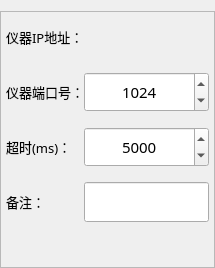
               <widget class="QWidget" name="page">
                <layout class="QVBoxLayout" name="verticalLayout_4">
                 <property name="spacing">
                  <number>0</number>
                 </property>
                 <property name="leftMargin">
                  <number>0</number>
                 </property>
                 <property name="topMargin">
                  <number>11</number>
                 </property>
                 <property name="rightMargin">
                  <number>0</number>
                 </property>
                 <property name="bottomMargin">
                  <number>0</number>
                 </property>
                 <item>
                  <widget class="QFrame" name="frame_4">
                   <property name="sizePolicy">
                    <sizepolicy hsizetype="Preferred" vsizetype="Preferred">
                     <horstretch>0</horstretch>
                     <verstretch>0</verstretch>
                    </sizepolicy>
                   </property>
                   <property name="minimumSize">
                    <size>
                     <width>0</width>
                     <height>0</height>
                    </size>
                   </property>
                   <property name="maximumSize">
                    <size>
                     <width>16777215</width>
                     <height>16777215</height>
                    </size>
                   </property>
                   <property name="frameShape">
                    <enum>QFrame::StyledPanel</enum>
                   </property>
                   <property name="frameShadow">
                    <enum>QFrame::Raised</enum>
                   </property>
                   <layout class="QGridLayout" name="gridLayout_3" rowstretch="0,0,0,0,1">
                    <property name="leftMargin">
                     <number>5</number>
                    </property>
                    <property name="topMargin">
                     <number>5</number>
                    </property>
                    <property name="rightMargin">
                     <number>5</number>
                    </property>
                    <property name="bottomMargin">
                     <number>5</number>
                    </property>
                    <property name="horizontalSpacing">
                     <number>0</number>
                    </property>
                    <property name="verticalSpacing">
                     <number>15</number>
                    </property>
                    <item row="0" column="0">
                     <widget class="QLabel" name="label_4">
                      <property name="sizePolicy">
                       <sizepolicy hsizetype="Fixed" vsizetype="Preferred">
                        <horstretch>0</horstretch>
                        <verstretch>0</verstretch>
                       </sizepolicy>
                      </property>
                      <property name="font">
                       <font>
                        <family>微软雅黑</family>
                        <pointsize>10</pointsize>
                       </font>
                      </property>
                      <property name="styleSheet">
                       <string notr="true">color: rgb(0, 0, 0);
background-color: rgba(0, 0, 0, 0);
border:none;</string>
                      </property>
                      <property name="text">
                       <string>仪器IP地址：</string>
                      </property>
                     </widget>
                    </item>
                    <item row="2" column="0">
                     <widget class="QLabel" name="label_10">
                      <property name="font">
                       <font>
                        <family>微软雅黑</family>
                        <pointsize>10</pointsize>
                       </font>
                      </property>
                      <property name="styleSheet">
                       <string notr="true">background-color: rgba(0, 0, 0, 0);
color: rgb(0, 0, 0);
border:none;</string>
                      </property>
                      <property name="text">
                       <string>超时(ms)：</string>
                      </property>
                     </widget>
                    </item>
                    <item row="3" column="0">
                     <widget class="QLabel" name="label_11">
                      <property name="font">
                       <font>
                        <family>微软雅黑</family>
                        <pointsize>10</pointsize>
                       </font>
                      </property>
                      <property name="styleSheet">
                       <string notr="true">background-color: rgba(0, 0, 0, 0);
color: rgb(0, 0, 0);
border:none;</string>
                      </property>
                      <property name="text">
                       <string>备注：</string>
                      </property>
                     </widget>
                    </item>
                    <item row="4" column="0">
                     <spacer name="verticalSpacer_3">
                      <property name="orientation">
                       <enum>Qt::Vertical</enum>
                      </property>
                      <property name="sizeHint" stdset="0">
                       <size>
                        <width>20</width>
                        <height>40</height>
                       </size>
                      </property>
                     </spacer>
                    </item>
                    <item row="3" column="1" colspan="4">
                     <widget class="QLineEdit" name="txtIoRemark">
                      <property name="sizePolicy">
                       <sizepolicy hsizetype="Preferred" vsizetype="Preferred">
                        <horstretch>0</horstretch>
                        <verstretch>0</verstretch>
                       </sizepolicy>
                      </property>
                      <property name="minimumSize">
                       <size>
                        <width>100</width>
                        <height>40</height>
                       </size>
                      </property>
                      <property name="font">
                       <font>
                        <family>微软雅黑</family>
                        <pointsize>10</pointsize>
                       </font>
                      </property>
                     </widget>
                    </item>
                    <item row="1" column="0">
                     <widget class="QLabel" name="label_12">
                      <property name="sizePolicy">
                       <sizepolicy hsizetype="Fixed" vsizetype="Preferred">
                        <horstretch>0</horstretch>
                        <verstretch>0</verstretch>
                       </sizepolicy>
                      </property>
                      <property name="font">
                       <font>
                        <family>微软雅黑</family>
                        <pointsize>10</pointsize>
                       </font>
                      </property>
                      <property name="styleSheet">
                       <string notr="true">background-color: rgba(0, 0, 0, 0);
color: rgb(0, 0, 0);
border:none;</string>
                      </property>
                      <property name="text">
                       <string>仪器端口号：</string>
                      </property>
                     </widget>
                    </item>
                    <item row="0" column="1" colspan="4">
                     <widget class="IPAddress" name="widgetIoIP" native="true">
                      <property name="sizePolicy">
                       <sizepolicy hsizetype="Preferred" vsizetype="Fixed">
                        <horstretch>0</horstretch>
                        <verstretch>0</verstretch>
                       </sizepolicy>
                      </property>
                      <property name="minimumSize">
                       <size>
                        <width>100</width>
                        <height>40</height>
                       </size>
                      </property>
                      <property name="maximumSize">
                       <size>
                        <width>16777215</width>
                        <height>16777215</height>
                       </size>
                      </property>
                      <property name="font">
                       <font>
                        <family>微软雅黑</family>
                        <pointsize>10</pointsize>
                       </font>
                      </property>
                     </widget>
                    </item>
                    <item row="1" column="1" colspan="4">
                     <widget class="QSpinBox" name="spinIoPort">
                      <property name="sizePolicy">
                       <sizepolicy hsizetype="Preferred" vsizetype="Preferred">
                        <horstretch>0</horstretch>
                        <verstretch>0</verstretch>
                       </sizepolicy>
                      </property>
                      <property name="minimumSize">
                       <size>
                        <width>100</width>
                        <height>40</height>
                       </size>
                      </property>
                      <property name="maximumSize">
                       <size>
                        <width>16777215</width>
                        <height>16777215</height>
                       </size>
                      </property>
                      <property name="font">
                       <font>
                        <family>微软雅黑</family>
                        <pointsize>11</pointsize>
                       </font>
                      </property>
                      <property name="alignment">
                       <set>Qt::AlignCenter</set>
                      </property>
                      <property name="minimum">
                       <number>0</number>
                      </property>
                      <property name="maximum">
                       <number>65535</number>
                      </property>
                      <property name="value">
                       <number>1024</number>
                      </property>
                      <property name="displayIntegerBase">
                       <number>10</number>
                      </property>
                     </widget>
                    </item>
                    <item row="2" column="1" colspan="4">
                     <widget class="QSpinBox" name="spinIoTimeOut">
                      <property name="sizePolicy">
                       <sizepolicy hsizetype="Preferred" vsizetype="Preferred">
                        <horstretch>0</horstretch>
                        <verstretch>0</verstretch>
                       </sizepolicy>
                      </property>
                      <property name="minimumSize">
                       <size>
                        <width>100</width>
                        <height>40</height>
                       </size>
                      </property>
                      <property name="maximumSize">
                       <size>
                        <width>16777215</width>
                        <height>16777215</height>
                       </size>
                      </property>
                      <property name="font">
                       <font>
                        <family>微软雅黑</family>
                        <pointsize>11</pointsize>
                       </font>
                      </property>
                      <property name="alignment">
                       <set>Qt::AlignCenter</set>
                      </property>
                      <property name="minimum">
                       <number>1</number>
                      </property>
                      <property name="maximum">
                       <number>10000</number>
                      </property>
                      <property name="value">
                       <number>5000</number>
                      </property>
                      <property name="displayIntegerBase">
                       <number>10</number>
                      </property>
                     </widget>
                    </item>
                   </layout>
                  </widget>
                 </item>
                </layout>
               </widget>
